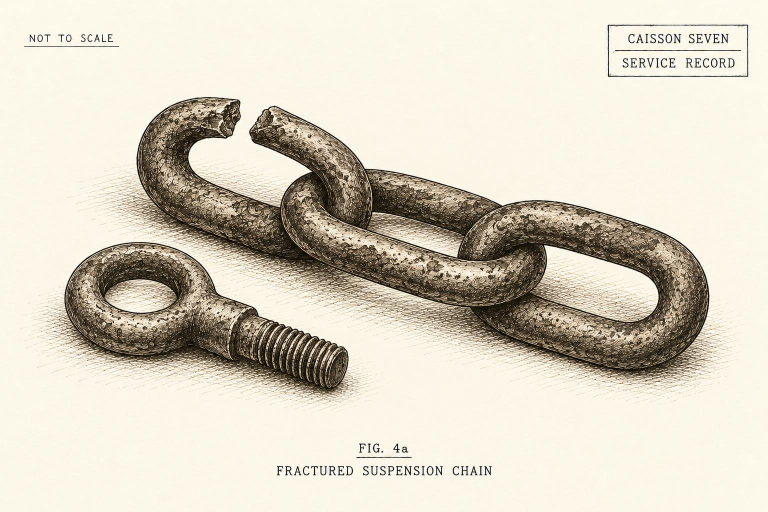
#> input picture novella/images/image7.jpg, 1536 x 1024 px (shown at 1/2 size)
$ python composite_panel.py ../../../novella/images/image7.jpg out.png ../../../novella/images/image1.png ../../../novella/images/image1.png ../../../novella/images/image1.png
#> lines starting #> are read from the running program, lines starting #| are printed output that depends on the picture
import sys
import os
import textwrap
from PIL import Image, ImageDraw, ImageFont

def main():
    if len(sys.argv) < 5:
        print("Usage: composite_panel.py <input_img> <output_img> <title> <sector> [caption]")
        sys.exit(1)

    input_path = sys.argv[1]
    output_path = sys.argv[2]
    title = sys.argv[3].strip()
    sector = sys.argv[4].strip()
    caption = sys.argv[5].strip() if len(sys.argv) > 5 and sys.argv[5].strip() else None

    im = Image.open(input_path).convert("RGB")
#> im is the input picture: PIL image 1536x1024 RGB; mean R, G, B 217.7, 210.1, 194.7
    w, h = im.size
#> w = 1536; h = 1024

    # Fit / Crop to pristine 16:9
    target_ratio = 16.0 / 9.0
    current_ratio = w / float(h)
#> current_ratio = 1.5

    if current_ratio > target_ratio:
        new_w = int(h * target_ratio)
        left = (w - new_w) // 2
        im = im.crop((left, 0, left + new_w, h))
    elif current_ratio < target_ratio:
        new_h = int(w / target_ratio)
#> new_h = 864
        top = (h - new_h) // 2
#> top = 80
        im = im.crop((0, top, w, top + new_h))
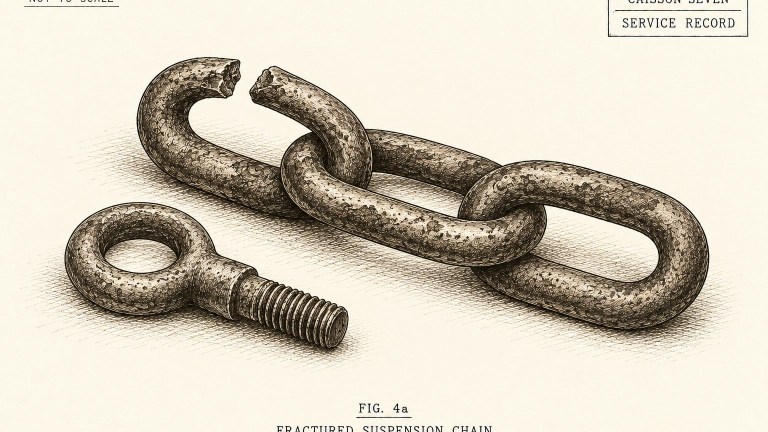
#> im: PIL image 1536x864 RGB (shown at 1/2 size); mean R, G, B 211.7, 203.6, 187.9

    # Resize to pristine 1920x1080 master
    panel = im.resize((1920, 1080), Image.Resampling.LANCZOS)
    draw = ImageDraw.Draw(panel)

    # Resolve fonts
    script_dir = os.path.dirname(os.path.abspath(__file__))
    fonts_dir = os.path.join(script_dir, "../fonts")

    font_title_path = os.path.join(fonts_dir, "Bangers-Regular.ttf")
    font_sector_path = os.path.join(fonts_dir, "SpecialElite-Regular.ttf")
    font_caption_path = os.path.join(fonts_dir, "ComicNeue-Bold.ttf")

    # Fallback if missing
    sys_font = "/usr/share/fonts/truetype/liberation/LiberationSans-Bold.ttf"
    if not os.path.exists(font_title_path): font_title_path = os.path.join(fonts_dir, "BebasNeue-Regular.ttf")
    if not os.path.exists(font_sector_path): font_sector_path = os.path.join(fonts_dir, "ShareTechMono-Regular.ttf")
    if not os.path.exists(font_caption_path): font_caption_path = os.path.join(fonts_dir, "BarlowCondensed-Bold.ttf")

    font_sector = ImageFont.truetype(font_sector_path, 20)
    font_title = ImageFont.truetype(font_title_path, 42)
    font_caption = ImageFont.truetype(font_caption_path, 26)

    # -------------------------------------------------------------
    # 1. TACTICAL BADGE (Top-Left Dynamic Box)
    # -------------------------------------------------------------
    bx, by = 60, 60

    # Calculate text bounds
    bb_sector = font_sector.getbbox(sector)
    sector_w = bb_sector[2] - bb_sector[0]

    bb_title = font_title.getbbox(title)
    title_w = bb_title[2] - bb_title[0]
    title_h = bb_title[3] - bb_title[1]

    content_w = max(sector_w, title_w)
    badge_w = max(content_w + 64, 380)
    badge_h = 104

    # Outer solid frame (antiqued bronze)
    bronze = (212, 155, 66)
    dark_obsidian = (10, 11, 15)
    inner_rule = (38, 42, 54)

    draw.rectangle([bx, by, bx + badge_w, by + badge_h], fill=dark_obsidian, outline=bronze, width=3)
    # Subtle inner pinstripe
    draw.rectangle([bx + 4, by + 4, bx + badge_w - 4, by + badge_h - 4], fill=None, outline=inner_rule, width=1)
    # Solid 6px vertical bronze accent bar on left edge
    draw.rectangle([bx, by, bx + 6, by + badge_h], fill=bronze)

    # Text positioning
    draw.text((bx + 26, by + 16), sector, font=font_sector, fill=bronze)
    # Thin divider line
    draw.line([(bx + 26, by + 45), (bx + badge_w - 24, by + 45)], fill=inner_rule, width=1)
    draw.text((bx + 26, by + 48), title, font=font_title, fill=(245, 242, 235))

    # -------------------------------------------------------------
    # 2. NARRATIVE CAPTION PLATE (Bottom Dynamic Box with Text Wrap)
    # -------------------------------------------------------------
    if caption:
        # Wrap text into lines fitting max width ~1550px
        avg_char_w = 14
        wrap_width = max(len(caption), 80)
        # Check text length and wrap
        lines = []
        words = caption.upper().split()
        cur_line = ""
        max_line_w = 0

        for w_word in words:
            test_line = f"{cur_line} {w_word}".strip()
            bb = font_caption.getbbox(test_line)
            w_px = bb[2] - bb[0]
            if w_px > 1500 and cur_line:
                lines.append(cur_line)
                cur_line = w_word
            else:
                cur_line = test_line
        if cur_line:
            lines.append(cur_line)

        # Measure dimensions
        line_height = 36
        text_total_h = len(lines) * line_height
        for l in lines:
            bb = font_caption.getbbox(l)
            max_line_w = max(max_line_w, bb[2] - bb[0])

        cap_pad_x = 36
        cap_pad_y = 20
        cap_w = max_line_w + (cap_pad_x * 2) + 12
        cap_h = text_total_h + (cap_pad_y * 2)

        # Bottom margins: 60px from bottom, centered or left-aligned
        cqx = 60
        cqy = 1080 - cap_h - 60

        # Draw caption card
        draw.rectangle([cqx, cqy, cqx + cap_w, cqy + cap_h], fill=dark_obsidian, outline=(180, 132, 54), width=3)
        draw.rectangle([cqx + 4, cqy + 4, cqx + cap_w - 4, cqy + cap_h - 4], fill=None, outline=inner_rule, width=1)
        # Left 6px bronze bar
        draw.rectangle([cqx, cqy, cqx + 6, cqy + cap_h], fill=bronze)

        # Draw each line of caption text
        for i, line in enumerate(lines):
            line_y = cqy + cap_pad_y + (i * line_height)
            draw.text((cqx + cap_pad_x, line_y), line.upper(), font=font_caption, fill=(245, 240, 230))

    os.makedirs(os.path.dirname(output_path), exist_ok=True)
    panel.save(output_path, quality=95)
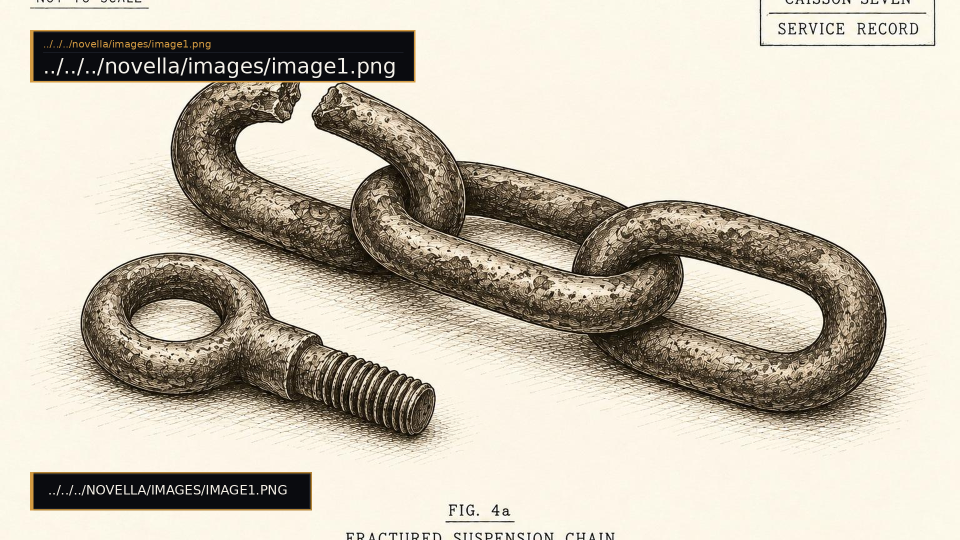
#> saved as out.png: PIL image 1920x1080 RGB (shown at 1/2 size); mean R, G, B 199.3, 191.3, 176.3
    print(f"Saved: {output_path} ({os.path.getsize(output_path)} bytes)")

if __name__ == "__main__":
    main()

$ run again, on novella/images/image10.png
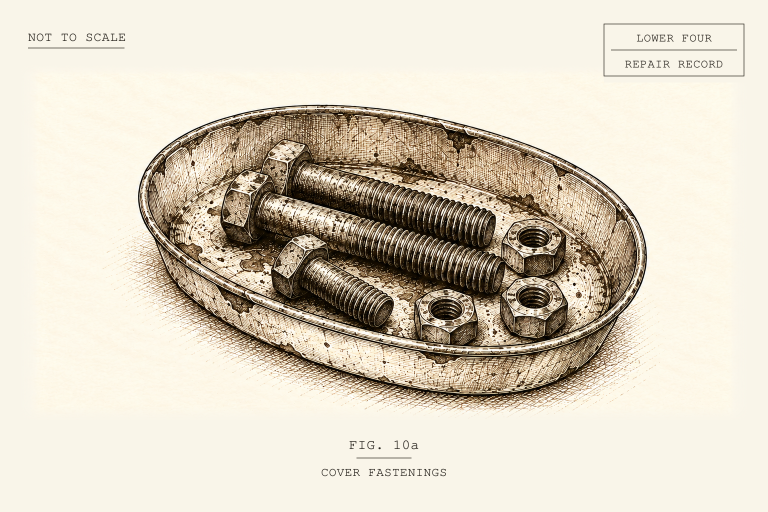
#> input picture novella/images/image10.png, 1536 x 1024 px (shown at 1/2 size)
#> in main, `panel = im.resize((1920, 1080), Image.Resampling.LANCZOS)`:
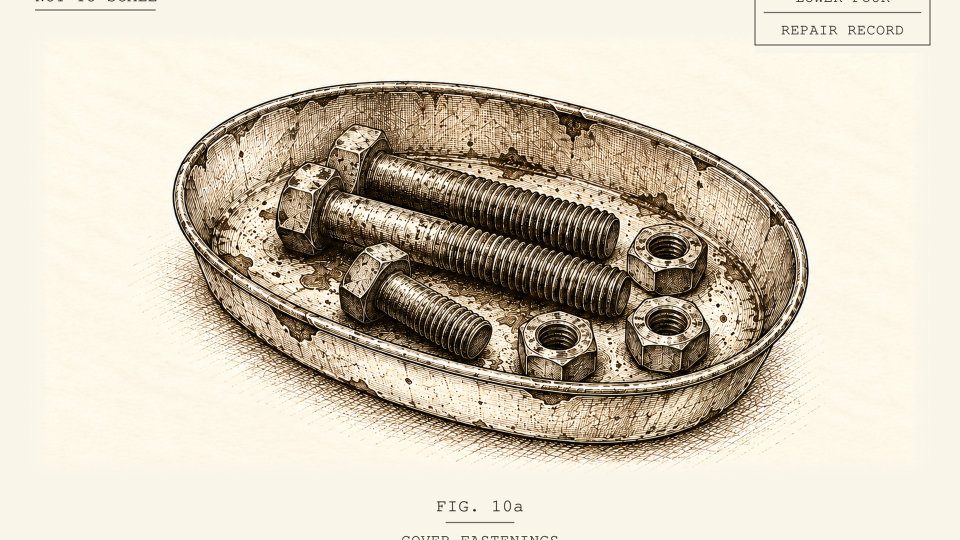
#> panel: PIL image 1920x1080 RGB (shown at 1/2 size); mean R, G, B 213.4, 203.9, 186.7
#> in main, `panel.save(output_path, quality=95)`:
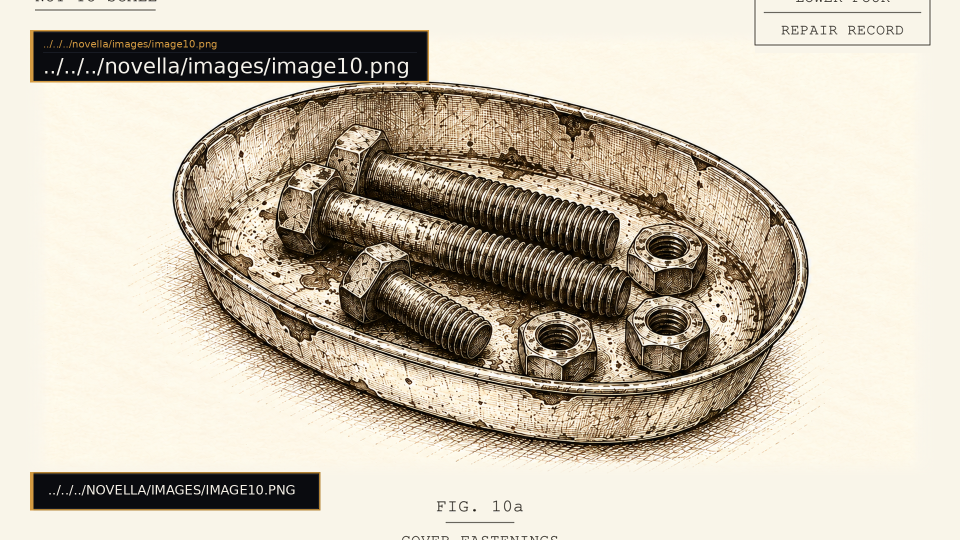
#> saved as out.png: PIL image 1920x1080 RGB (shown at 1/2 size); mean R, G, B 200.5, 191.1, 174.4

$ run again, on novella/images/image11.png
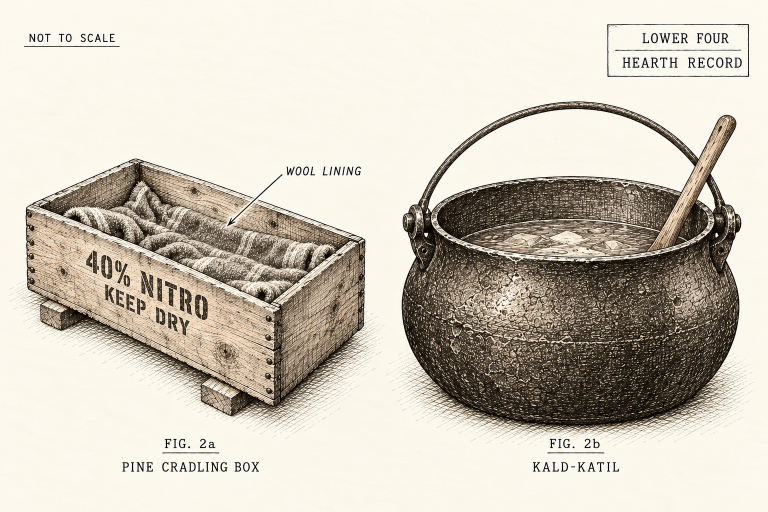
#> input picture novella/images/image11.png, 1536 x 1024 px (shown at 1/2 size)
#> in main, im is the input picture: PIL image 1536x1024 RGB; mean R, G, B 205.2, 198.4, 185.5
#> im: PIL image 1536x864 RGB
#> in main, `panel = im.resize((1920, 1080), Image.Resampling.LANCZOS)`:
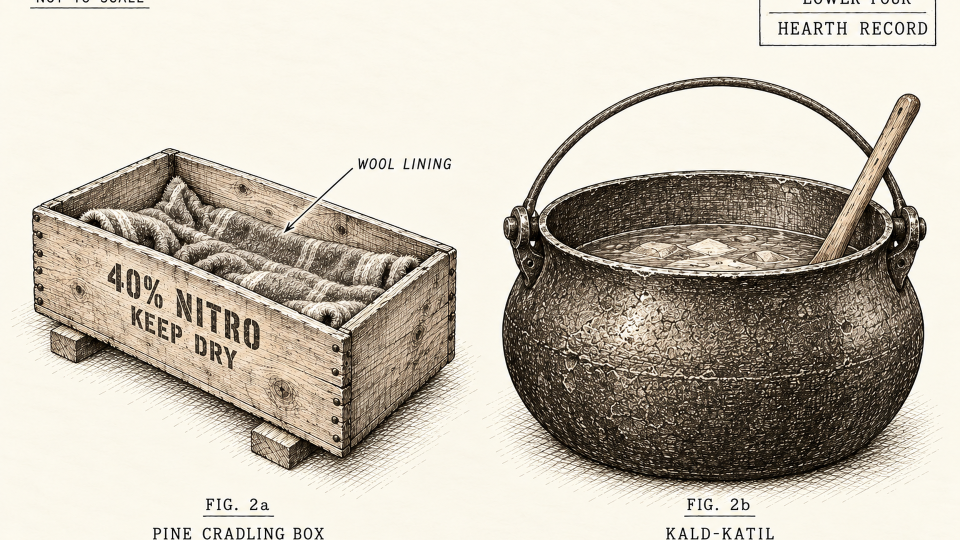
#> panel: PIL image 1920x1080 RGB (shown at 1/2 size); mean R, G, B 196.9, 189.5, 176.4
#> in main, `panel.save(output_path, quality=95)`:
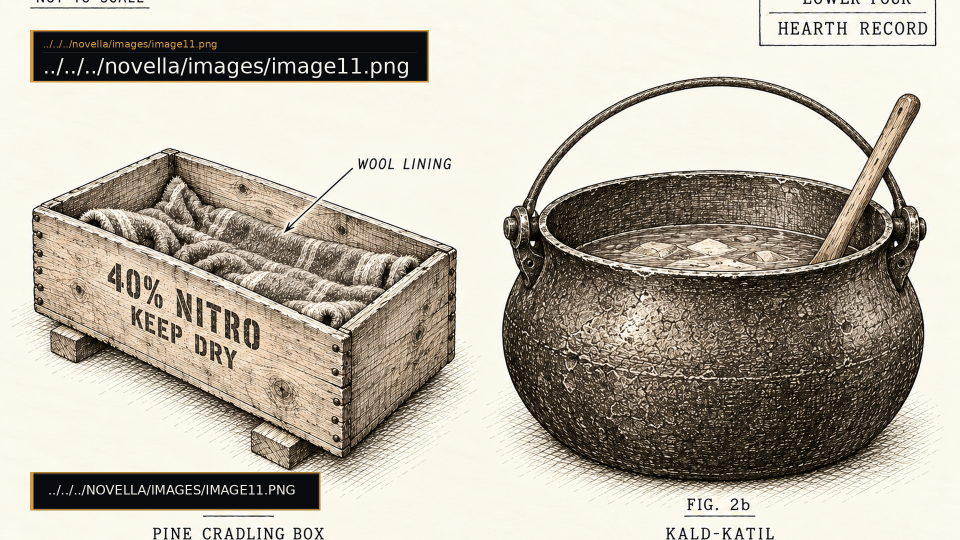
#> saved as out.png: PIL image 1920x1080 RGB (shown at 1/2 size); mean R, G, B 184.1, 176.6, 163.9

$ run again, on novella/images/image2.png
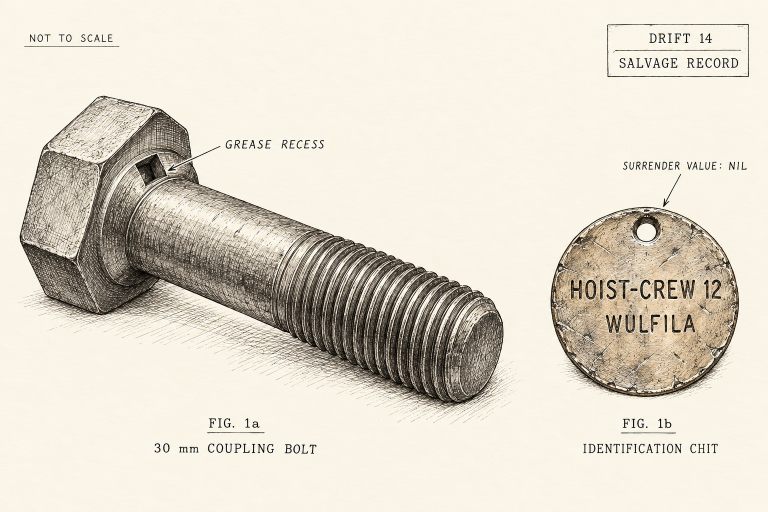
#> input picture novella/images/image2.png, 1536 x 1024 px (shown at 1/2 size)
#> in main, im is the input picture: PIL image 1536x1024 RGB; mean R, G, B 222.5, 216.3, 202.4
#> in main, `im = im.crop((0, top, w, top + new_h))`:
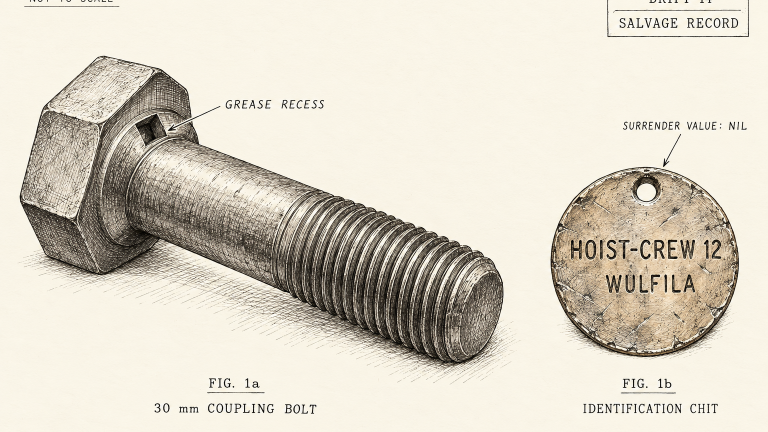
#> im: PIL image 1536x864 RGB (shown at 1/2 size); mean R, G, B 217.7, 211.2, 197.2
#> in main, `panel.save(output_path, quality=95)`:
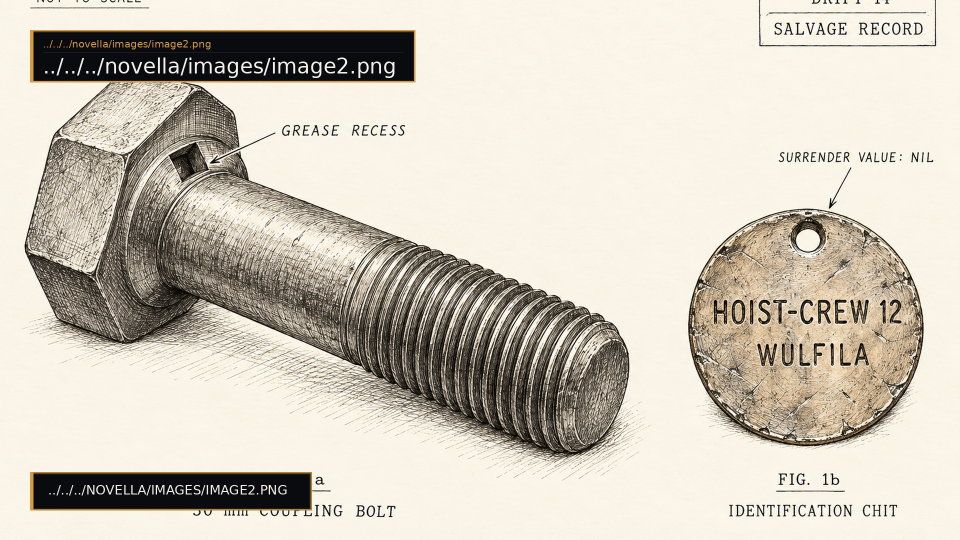
#> saved as out.png: PIL image 1920x1080 RGB (shown at 1/2 size); mean R, G, B 205.5, 199, 185.6
